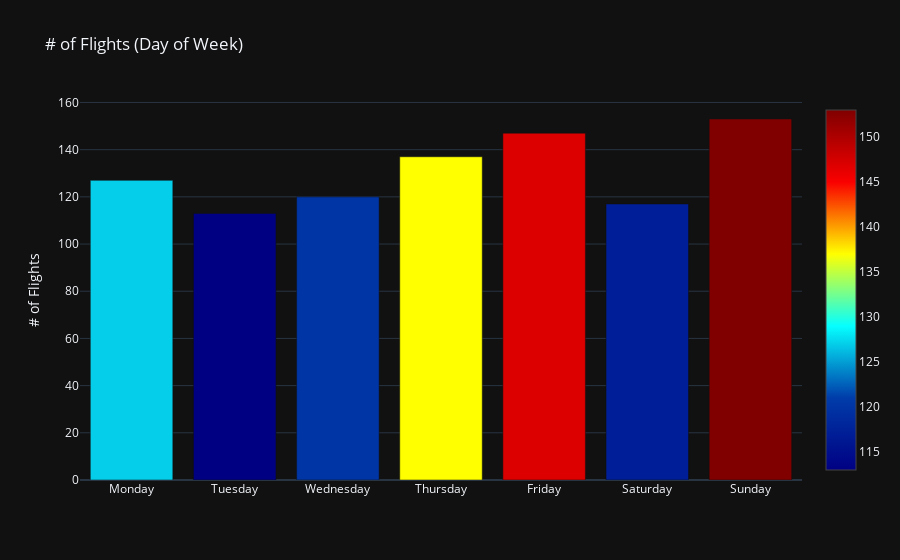

Notebook code for this chart:
### Code cell
# Number of flights by day of the week
dff = merged.DAY_OF_WEEK.value_counts().to_frame().reset_index().sort_values(by='DAY_OF_WEEK')
dff.columns = ['day', 'flight_num']
dayOfWeek={1:'Monday', 2:'Tuesday', 3:'Wednesday', 4:'Thursday', 5:'Friday',
           6:'Saturday', 7:'Sunday'}
dff.day = dff.day.map(dayOfWeek)

trace1 = go.Bar(
    x=dff.day,
    y=dff.flight_num,
    name = 'Weather',
    marker=dict(
        color = dff.flight_num,
        colorscale='Jet',
        showscale=True
    )
)

data = [trace1]
layout = go.Layout(
    title='# of Flights (Day of Week)',
    yaxis = dict(title = '# of Flights'
                 )
)

fig = go.Figure(data=data, layout=layout)
py.iplot(fig)

### Figure 1 — Plotly figure (JSON) as saved in the notebook; plotly's stock layout.template omitted (floating-point values rounded to 4 significant figures)
{"data": [{"marker": {"color": [127, 113, 120, 137, 147, 117, 153], "colorscale": [[0.0, "rgb(0,0,131)"], [0.2, "rgb(0,60,170)"], [0.4, "rgb(5,255,255)"], [0.6, "rgb(255,255,0)"], [0.8, "rgb(250,0,0)"], [1.0, "rgb(128,0,0)"]], "showscale": true}, "name": "Weather", "x": ["Monday", "Tuesday", "Wednesday", "Thursday", "Friday", "Saturday", "Sunday"], "y": [127, 113, 120, 137, 147, 117, 153], "type": "bar"}], "layout": {"title": {"text": "# of Flights (Day of Week)"}, "yaxis": {"title": {"text": "# of Flights"}}}}
